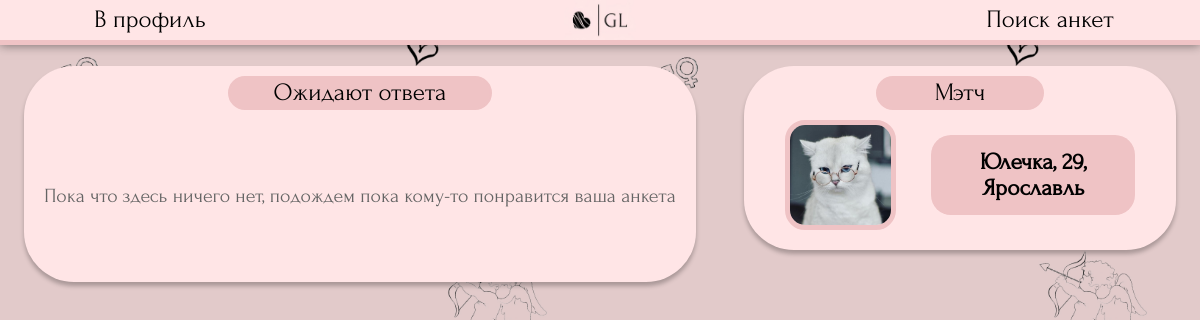
The app's page /searching/reactions/ (signed in) with its own data.
### searching/models.py (models this page shows, shortened)
class Profile(models.Model):
    genders = (
        ('Парень', 'Парень'),
        ('Девушка', 'Девушка')
    )
    point_of_searching_list = (
        ('Отношения', 'Отношения'),
        ('Свидания', 'Свидания'),
        ('Дружба', 'Дружба'),
        ('Общение', 'Общение'),
    )
    name = models.CharField ('Имя', max_length=50)
    avatar = models.ImageField ('Фото', upload_to='photos/users', default='photos/default_avatar.jpg')
    age = models.IntegerField("Возраст")
    gender = models.CharField ("Пол", choices=genders, max_length=30, default=genders[0])
    point_of_searching = models.CharField ("Цель знакомства", choices=point_of_searching_list, max_length=30, default=point_of_searching_list[0])
    city = models.CharField ('Город', max_length=100, default="Не указано")
    description = models.TextField ('О себе', max_length=300)
    social = models.CharField ('Ссылка на соцсеть', max_length=50, default='@name')
    user = models.OneToOneField(User, verbose_name='Автор анкеты', on_delete=models.CASCADE)
    age_search_min = models.IntegerField("Возраст поиска (от)", default=18)
    age_search_max = models.IntegerField("Возраст поиска (до)", default=100)
    class Meta:
        verbose_name = "Анкета"
        verbose_name_plural = "Анкеты"

### searching/views.py (the view)
class ReactionsView(View):
    def get(self, request):
        reactions = Reactions.objects.all()
        my_reactions = []
        marked_profiles = [] #collect ids
        for reaction in reactions:
            if reaction.like_receiver.username == request.user.username:
                if reaction.viewed == False:
                    marked_profiles.append(reaction.like_sender_profile.id)
                my_reactions.append (reaction.like_sender_profile)
        pairs = NewPair.objects.all()
        my_pairs = []
        for pair in pairs:
            if pair.user1.username == request.user.username:
                if pair.viewed1 == False:
                    marked_profiles.append(pair.profile2.id)
                my_pairs.append(pair.profile2)
            if pair.user2.username == request.user.username:
                if pair.viewed2 == False:
                    marked_profiles.append(pair.profile1.id)
                my_pairs.append(pair.profile1)
        return render(request, 'searching/reactions.html', {'profile_list': my_reactions, 'pair_list':my_pairs, 'marked_profiles': marked_profiles, 'profile_list_count': len(my_reactions), 'pair_list_count':len(my_pairs)})

### templates/searching/reactions.html (shortened to what this page needs)
{% load static %}
<!DOCTYPE HTML>
<html>
	<head>
        <link rel="stylesheet" href="{% static 'css/reactions.css' %}" type="text/css">
    </head>
    <body>
        <header>
            <button onclick="location.href='/searching/myprofile'">В профиль</button>
            <a class="logocontainer" href="{% url 'profiles' %}"><img class="mainlogo" src='{% static "css/bg_mini.jpg" %}' ></a>
            <button onclick="location.href='/searching'">Поиск анкет</button>
        </header>
        <main>
            <div class="main_list">
                <div class="important">Ожидают ответа</div>
                {% if profile_list_count == 0 %}
                <p class="waitmessage">Пока что здесь ничего нет, подождем пока кому-то понравится ваша анкета</p>
                {% endif %}
            </div>
        </main>
        <aside>
            <div class="main_list">
                <div class="important">Мэтч</div>
                {% for pair in pair_list %}
                <div class="oneprofile" >
                    <img src="{{pair.avatar.url}}">
                    <a href="{% url 'oneprofile' pair.id %}"><h3>{{pair.name}}, {{pair.age}}, {{pair.city}}</h3></a>
                </div>
                {% endfor %}
            </div>
        </aside>
    </body>
</html>

### static/css/reactions.css (style rules this page uses)
* { margin: 0; padding: 0; }
html { font-family: "Forum-Regular"; }
body { display: block; background-image: url("darkhearts.jpg"); background-size: 50%; font-family: "Forum-Regular"; margin: 0; font-size: 20px; }
header { z-index: 1; width: 100%; display: flex; float: left; justify-content: space-between; align-items: center; position: fixed; background-color: #FFE5E6; box-shadow: 0px 0px 10px rgba(0, 0, 0, 0.5); border-bottom: 5px solid #EFC3C5; z-index: 1; }
header button { font-size: 25px; height: 30px; line-height: 30px; width: 25%; background-color: rgba(0, 0, 0, 0); border: none; cursor: pointer; }
button { font-family: "Forum-Regular"; }
.main_list { display: flex; justify-content: center; align-items: center; flex-direction: column; flex-wrap: wrap; width: 100%; padding: 10px; border-radius: 50px; background-color: #FFE5E6; box-shadow: 0px 4px 4px 0px rgba(0, 0, 0, 0.25); }
.waitmessage { margin: 10% 0% 10% 0%; text-align: center; color: rgb(100, 100, 100); }
.important { text-align: center; font-size: 25px; width: 40%; height: 30px; line-height: 30px; background: #EFC3C5; border-radius: 20px; border: 2px solid #EFC3C5; margin-bottom: 10px; }
main { display: flex; float: left; width: 56%; margin-left: 2%; margin-right: 2%; margin-top: 5.5%; margin-bottom: 2%; }
aside { display: flex; float: left; width: 36%; margin-left: 2%; margin-right: 2%; margin-top: 5.5%; margin-bottom: 0; }
.oneprofile { display: flex; align-items: center; width: 85%; min-height: 80px; margin: auto; margin-bottom: 20px; }
.oneprofile:last-of-type { margin-bottom: 10px; }
.oneprofile a { display: flex; justify-content: center; align-items: center; height: 80px; width: 90%; margin-left: 10%; background: #EFC3C5; border-radius: 20px; text-decoration: none; color: black; text-align: center; }
.oneprofile img { height: 100px; border-radius: 20px; border: 5px solid #EFC3C5; }
.mainlogo { max-width: 100%; cursor: pointer; }
.logocontainer { max-width: 6%; display: flex; justify-self: center; }

### records on screen
Profile: avatar (picture), name "Юлечка", age "29", city "Ярославль"
